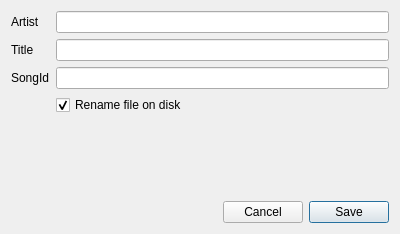
<?xml version="1.0" encoding="UTF-8"?>
<ui version="4.0">
 <class>DlgEditSong</class>
 <widget class="QDialog" name="DlgEditSong">
  <property name="geometry">
   <rect>
    <x>0</x>
    <y>0</y>
    <width>400</width>
    <height>234</height>
   </rect>
  </property>
  <property name="windowTitle">
   <string>Edit Song</string>
  </property>
  <layout class="QVBoxLayout" name="verticalLayout">
   <item>
    <layout class="QFormLayout" name="formLayout">
     <item row="0" column="0">
      <widget class="QLabel" name="label">
       <property name="text">
        <string>Artist</string>
       </property>
      </widget>
     </item>
     <item row="0" column="1">
      <widget class="QLineEdit" name="lineEditArtist"/>
     </item>
     <item row="1" column="0">
      <widget class="QLabel" name="label_2">
       <property name="text">
        <string>Title</string>
       </property>
      </widget>
     </item>
     <item row="1" column="1">
      <widget class="QLineEdit" name="lineEditTitle"/>
     </item>
     <item row="2" column="0">
      <widget class="QLabel" name="label_3">
       <property name="text">
        <string>SongId</string>
       </property>
      </widget>
     </item>
     <item row="2" column="1">
      <widget class="QLineEdit" name="lineEditSongId"/>
     </item>
     <item row="3" column="1">
      <widget class="QCheckBox" name="cbxRenameFile">
       <property name="text">
        <string>Rename file on disk</string>
       </property>
       <property name="checked">
        <bool>true</bool>
       </property>
      </widget>
     </item>
    </layout>
   </item>
   <item>
    <spacer name="verticalSpacer">
     <property name="orientation">
      <enum>Qt::Orientation::Vertical</enum>
     </property>
     <property name="sizeHint" stdset="0">
      <size>
       <width>20</width>
       <height>15</height>
      </size>
     </property>
    </spacer>
   </item>
   <item>
    <layout class="QHBoxLayout" name="horizontalLayout">
     <item>
      <spacer name="horizontalSpacer">
       <property name="orientation">
        <enum>Qt::Orientation::Horizontal</enum>
       </property>
       <property name="sizeHint" stdset="0">
        <size>
         <width>40</width>
         <height>20</height>
        </size>
       </property>
      </spacer>
     </item>
     <item>
      <widget class="QPushButton" name="btnCancel">
       <property name="text">
        <string>Cancel</string>
       </property>
      </widget>
     </item>
     <item>
      <widget class="QPushButton" name="btnSave">
       <property name="text">
        <string>Save</string>
       </property>
       <property name="default">
        <bool>true</bool>
       </property>
      </widget>
     </item>
    </layout>
   </item>
  </layout>
 </widget>
 <resources/>
 <connections/>
</ui>
